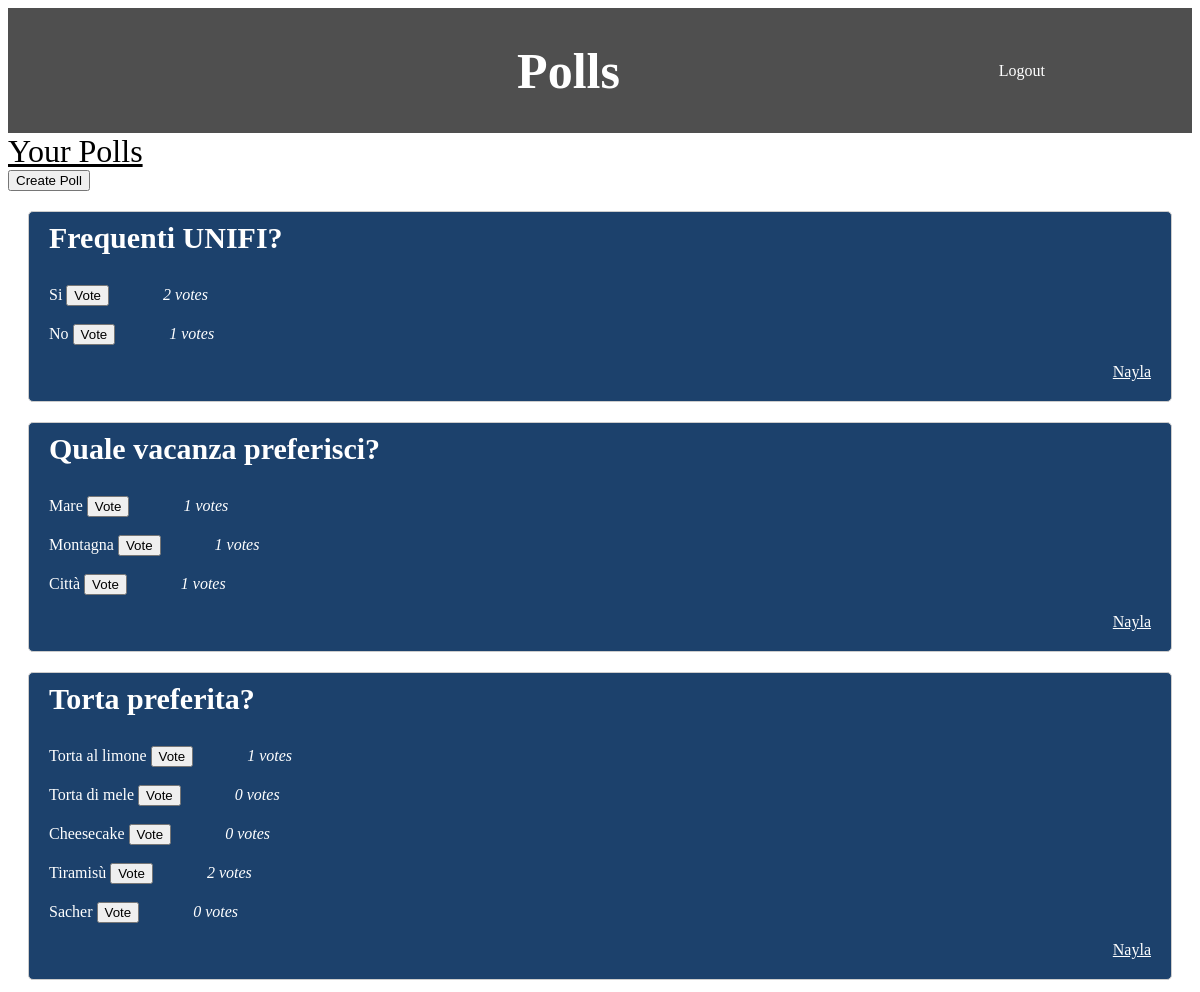
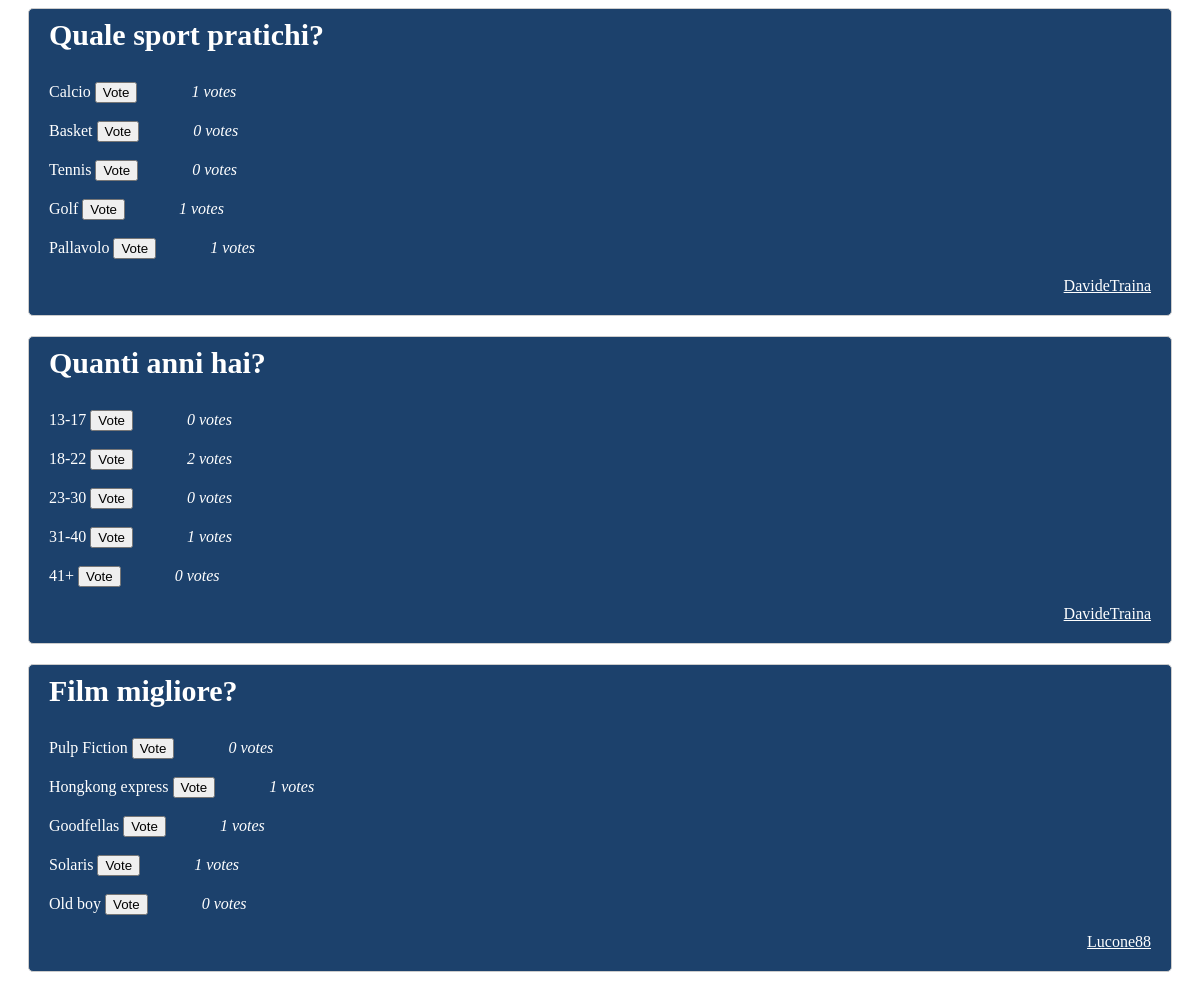
/dashboard/, run on the app's committed database (2 pictures, top to bottom).
### polls_app/models.py (models this page shows, shortened)
class Poll(models.Model):
    id = models.AutoField(primary_key=True)
    title = models.CharField(max_length=100)
    user = models.ForeignKey(User, on_delete=models.CASCADE)
    responded_users = models.ManyToManyField(User, related_name='answered_polls', blank=True, default=None)

class Option(models.Model):
    text = models.CharField(max_length=200)
    poll = models.ForeignKey(Poll, related_name='option', on_delete=models.CASCADE)
    votes = models.IntegerField(default=0)

### polls_app/views.py (the view)
# urls.py: path('dashboard/', dashboard, name='Dashboard'),
def dashboard(request):
    polls = Poll.objects.all()
    return render(request, 'Dashboard.html', {'polls': polls})

### polls_app/templates/Dashboard.html (shortened to what this page needs)
<!DOCTYPE html>
<html>
    <head>
        <link rel="stylesheet" href="../static/style.css">
    </head>
    <body>
    <div class="navbar">
        <h1 class="main-title">Polls</h1>
        <a class="nav-item" href="{% url 'Login' %}">Logout</a>
    </div>
        <a href="{% url 'UserPolls' user.id %}" style="color: black; text-decoration: underline; font-size: xx-large">Your Polls</a>
    <br>
        <button>
            <a class="new-poll" href="{% url 'Poll_Creation' %}">Create Poll</a>
        </button>
        {% for poll in polls %}
            <div class="poll-view" style="background-color: rgb(28,65,108); color: white">
            <h3 class="poll-title">{{ poll.title }}</h3>
                {% for option in poll.option.all %}
                    <form method="POST" action="{% url 'vote' poll.id option.id %}">
                        <div>{{ option.text }}
                            {% if user not in poll.responded_users.all %}
                                <button class="vote" type="submit">Vote</button>
                            {% endif %}
                            <i class="votes" style="margin-left: 50px">{{ option.votes }} votes</i>
                        </div>
                        <br>
                    </form>
                {% endfor %}
                <a class="author" style="color: white; text-decoration: underline" href="{% url 'UserPolls' poll.user.id %}">{{ poll.user }}</a>
            </div>
        {% empty %}
            <p>No polls available.</p>
        {% endfor %}
    </body>
</html>

### polls_app/static/style.css (style rules this page uses)
.poll-view { margin: 20px; padding: 20px; border: 1px solid #ccc; border-radius: 5px; background-color: #2e353d }
.main-title { align-self: center; margin-left: 43%; margin-right: 30%; font-size: 50px; font-family:Algerian; }
.navbar { background-color: #4f4f4f; color: white; align-items: center; display: flex; }
.nav-item { margin-left: 1% }
a { color: white; text-decoration: none; }
.new-poll { color: black !important; }
.poll-title { font-size: 30px; margin-top: -1%; font-family: Calibri; }
.author { display: block; text-align: right; }

### data on the page
Poll: title "Frequenti UNIFI?", user "Nayla"
Option: text "Si", votes "2"
Option: text "No", votes "1"
Poll: title "Quale vacanza preferisci?", user "Nayla"
Option: text "Mare", votes "1"
Option: text "Montagna", votes "1"
Option: text "Città", votes "1"
Poll: title "Torta preferita?", user "Nayla"
Option: text "Torta al limone", votes "1"
Option: text "Torta di mele", votes "0"
Option: text "Cheesecake", votes "0"
Option: text "Tiramisù", votes "2"
Option: text "Sacher", votes "0"
Poll: title "Quale sport pratichi?", user "DavideTraina"
Option: text "Calcio", votes "1"
Option: text "Basket", votes "0"
Option: text "Tennis", votes "0"
Option: text "Golf", votes "1"
Option: text "Pallavolo", votes "1"
Poll: title "Quanti anni hai?", user "DavideTraina"
Option: text "13-17", votes "0"
Option: text "18-22", votes "2"
Option: text "23-30", votes "0"
Option: text "31-40", votes "1"
Option: text "41+", votes "0"
Poll: title "Film migliore?", user "Lucone88"
Option: text "Pulp Fiction", votes "0"
Option: text "Hongkong express", votes "1"
Option: text "Goodfellas", votes "1"
Option: text "Solaris", votes "1"
Option: text "Old boy", votes "0"
